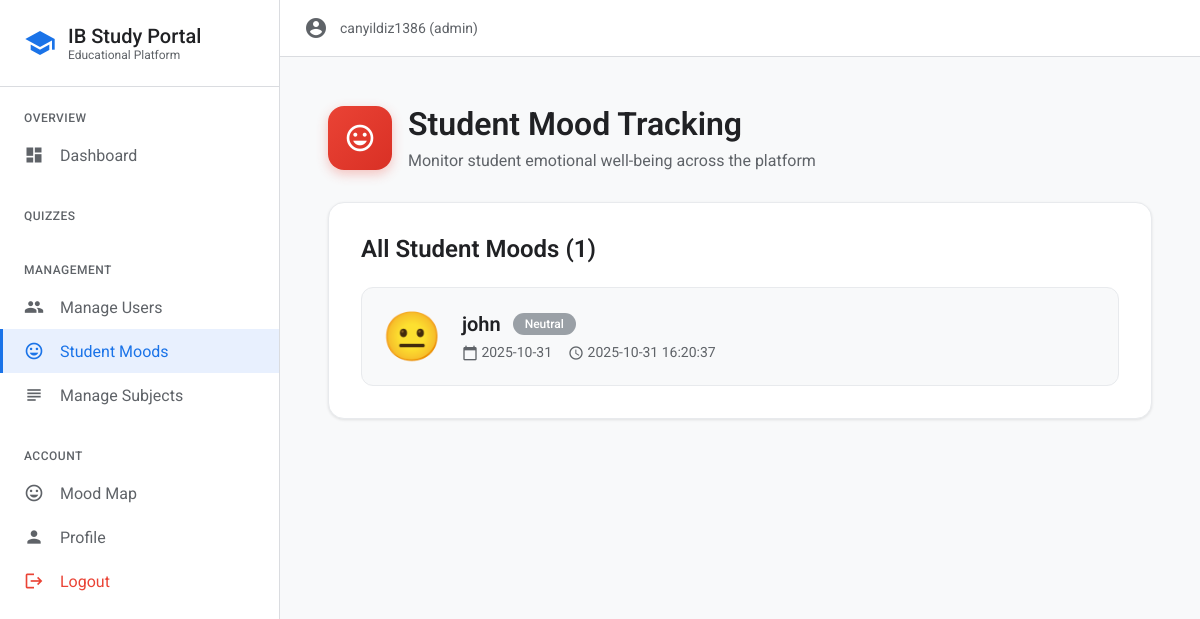
Before: /admin/mood_tracking (signed in) with the older database file.
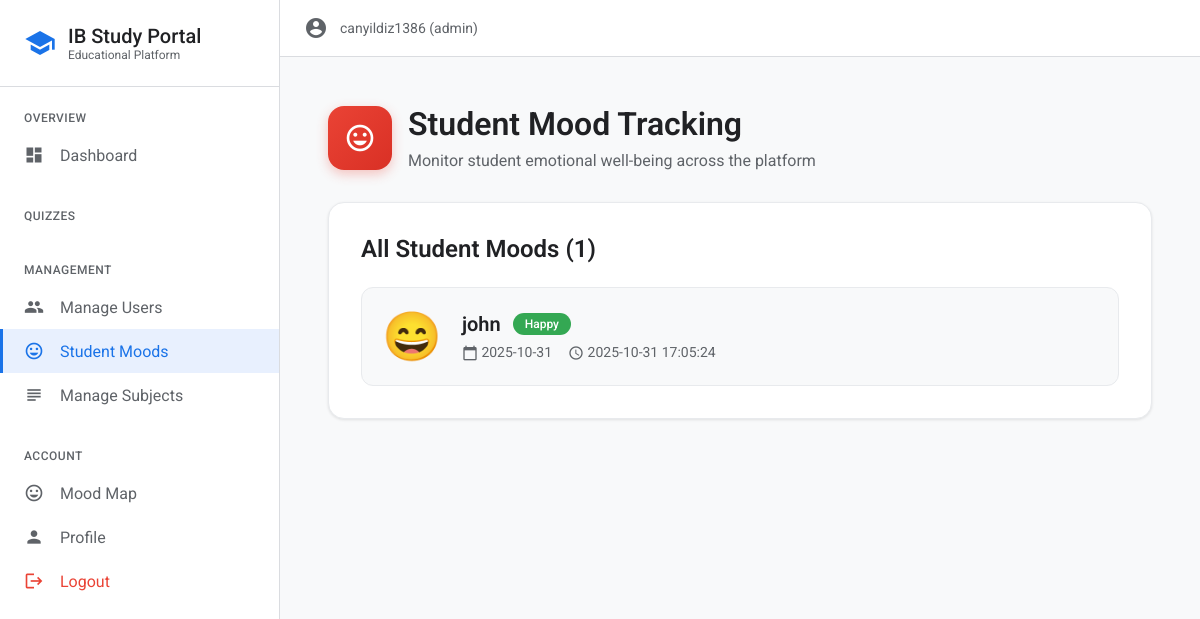
After: the same page with the newer database file.
### tables this page shows
CREATE TABLE mood_tracking (id INTEGER PRIMARY KEY AUTOINCREMENT,user_id INTEGER,date DATE NOT NULL,mood TEXT NOT NULL,age INTEGER,gender TEXT,race TEXT,login_time TIMESTAMP DEFAULT CURRENT_TIMESTAMP,FOREIGN KEY (user_id) REFERENCES users (id),UNIQUE(user_id, date));

CREATE TABLE users (id INTEGER PRIMARY KEY AUTOINCREMENT,username TEXT UNIQUE NOT NULL,password_hash TEXT NOT NULL,role TEXT NOT NULL DEFAULT 'student',face_image TEXT, grade TEXT);

### utils/auth.py (the view)
	def wrapper(*args,**kwargs):
		if 'user_id' not in session:
			flash('Login required','error')
			return redirect(url_for('login'))
		if session.get('role')!='admin':
			flash('Only admin can access this','error')
			return redirect(url_for('login'))
		return f(*args,**kwargs)

### app.py (called while the page is built)
@app.template_filter('emoji')
def emoji_filter(mood):
    return mood_emoji(mood) if mood else '🙂'

@app.context_processor
def inject_mood_theme():
    mood = session.get('user_mood')
    if mood:
        theme = get_mood_theme(mood)
        return {'user_mood': mood, 'mood_theme': theme}
    return {'user_mood': None, 'mood_theme': None}

@app.route('/admin/mood_tracking')
@admin_required
def admin_mood_tracking():
    student_moods=get_all_student_moods()
    return render_template('admin_mood_tracking.html',student_moods=student_moods)

### database/db.py (called while the page is built)
def get_db_connection():return sqlite3.connect(DATABASE)

def get_all_student_moods():
	conn=get_db_connection()
	cursor=conn.cursor()
	cursor.execute('''SELECT u.id, u.username, mt.date, mt.mood, mt.login_time
		FROM users u
		LEFT JOIN mood_tracking mt ON u.id = mt.user_id
		WHERE u.role = 'student'
		ORDER BY mt.login_time DESC''')
	results=cursor.fetchall()
	conn.close()
	return [{'user_id':row[0],'username':row[1],'date':row[2],'mood':row[3],'login_time':row[4]} for row in results if row[2]]

### templates/admin_mood_tracking.html (shortened to what this page needs)
{% extends "base.html" %}
{% block content %}
<div style="max-width: 1400px; margin: 0 auto; padding: 24px;">
    <div style="display: flex; align-items: center; gap: 16px; margin-bottom: 32px;">
        <div style="width: 64px; height: 64px; background: linear-gradient(135deg, #ea4335 0%, #d93025 100%); border-radius: 16px; display: flex; align-items: center; justify-content: center; box-shadow: 0 4px 12px rgba(234, 67, 53, 0.3);">
            <span class="material-icons" style="font-size: 32px; color: white;">mood</span>
        </div>
        <div>
            <h1 style="margin: 0 0 8px 0; font-size: 32px; font-weight: 600; color: #202124;">Student Mood Tracking</h1>
            <p style="margin: 0; color: #5f6368; font-size: 16px;">Monitor student emotional well-being across the platform</p>
        </div>
    </div>
    {% if student_moods %}
    <div style="background: white; padding: 32px; border-radius: 16px; border: 1px solid #e8eaed; box-shadow: 0 1px 3px rgba(0,0,0,0.1);">
        <div style="display: flex; justify-content: space-between; align-items: center; margin-bottom: 24px;">
            <h2 style="margin: 0; font-size: 24px; font-weight: 600; color: #202124;">All Student Moods ({{ student_moods|length }})</h2>
        </div>
        <div style="display: grid; gap: 16px;">
            {% for mood_entry in student_moods %}
            <div style="display: flex; align-items: center; gap: 20px; padding: 20px; background: #f8f9fa; border-radius: 12px; border: 1px solid #e8eaed; transition: all 0.2s;" onmouseover="this.style.background='#e8f0fe'; this.style.transform='translateY(-2px)'; this.style.boxShadow='0 4px 12px rgba(0,0,0,0.1)'" onmouseout="this.style.background='#f8f9fa'; this.style.transform='translateY(0)'; this.style.boxShadow='none'">
                <div style="font-size: 48px;">{{ mood_entry.mood|emoji }}</div>
                <div style="flex: 1;">
                    <div style="display: flex; align-items: center; gap: 12px; margin-bottom: 8px;">
                        <h3 style="margin: 0; font-size: 20px; font-weight: 600; color: #202124;">{{ mood_entry.username }}</h3>
                        <span style="padding: 4px 12px; background: {% if mood_entry.mood == 'happy' %}#34a853{% elif mood_entry.mood == 'sad' %}#1a73e8{% elif mood_entry.mood == 'angry' %}#ea4335{% elif mood_entry.mood == 'neutral' %}#9aa0a6{% else %}#fbbc04{% endif %}; color: white; border-radius: 12px; font-size: 12px; font-weight: 500;">{{ mood_entry.mood|title }}</span>
                    </div>
                    <div style="display: flex; gap: 16px; color: #5f6368; font-size: 14px;">
                        <span><span class="material-icons" style="font-size: 16px; vertical-align: middle;">calendar_today</span> {{ mood_entry.date }}</span>
                        {% if mood_entry.login_time %}
                        <span><span class="material-icons" style="font-size: 16px; vertical-align: middle;">access_time</span> {{ mood_entry.login_time }}</span>
                        {% endif %}
                    </div>
                </div>
            </div>
            {% endfor %}
        </div>
    </div>
    {% endif %}
</div>
{% endblock %}

Changed rows visible on the page:
removed mood_tracking: mood|emoji "😐", username "john", mood "Neutral", date "2025-10-31", login_time "2025-10-31 16:20:37"
added mood_tracking: mood|emoji "😄", username "john", mood "Happy", date "2025-10-31", login_time "2025-10-31 17:05:24"
